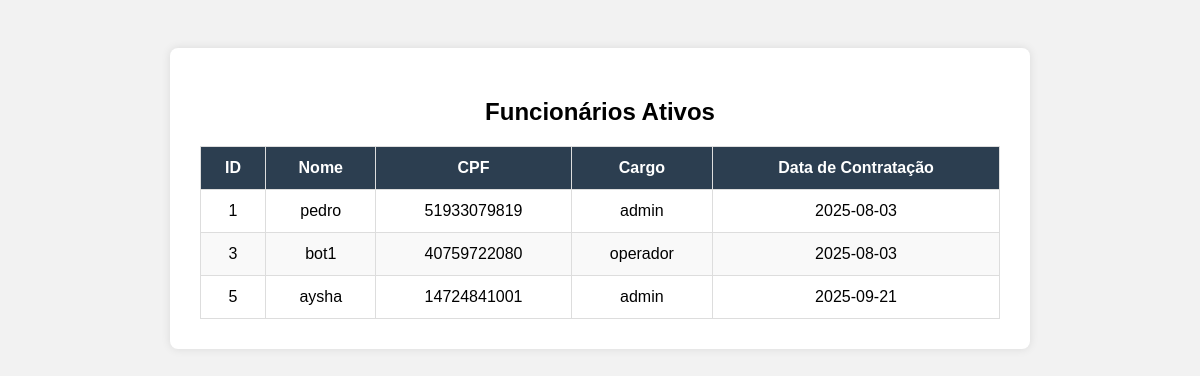
Screenshot of /listar with the database file from the repository.
### tables this page shows
CREATE TABLE funcionario (
                id INTEGER PRIMARY KEY AUTOINCREMENT,
                nome TEXT NOT NULL,
                cpf TEXT NOT NULL UNIQUE,
                cargo TEXT NOT NULL,
                senha_hash TEXT NOT NULL,
                data_contratacao DATE NOT NULL,
                ativo INTEGER
            );

### app/app.py (the view)
@app.route('/listar')
def listar():
    conn = get_connect()
    cursor = conn.cursor()
    cursor.execute('SELECT * FROM funcionario WHERE ativo = 1')
    funcionarios = cursor.fetchall()
    conn.close()
    return render_template('listar_funcionario.html', funcionarios=funcionarios)

### app/database/db.py (called while the page is built)
def get_connect():
    conn = sqlite3.connect('funcionarios.db', timeout=10)
    conn.row_factory = sqlite3.Row
    return conn

### app/templates/listar_funcionario.html (shortened to what this page needs)
<!DOCTYPE html>
<html lang="pt-BR">
<head>
</head>
<body>
<div class="container">
    <h2>Funcionários Ativos</h2>
    <table>
        <thead>
            <tr>
                <th>ID</th>
                <th>Nome</th>
                <th>CPF</th>
                <th>Cargo</th>
                <th>Data de Contratação</th>
            </tr>
        </thead>
        <tbody>
            {% for f in funcionarios %}
            <tr>
                <td>{{ f['id'] }}</td>
                <td>{{ f['nome'] }}</td>
                <td>{{ f['cpf'] }}</td>
                <td>{{ f['cargo'] }}</td>
                <td>{{ f['data_contratacao'] }}</td>
            </tr>
            {% endfor %}
        </tbody>
    </table>
</div>
</body>
</html>

### app/templates/listar_funcionario.html (style rules this page uses)
body { font-family: Arial, sans-serif; background-color: #f2f2f2; padding: 40px; }
.container { background-color: white; max-width: 800px; margin: auto; padding: 30px; border-radius: 8px; box-shadow: 0 0 10px rgba(0,0,0,0.1); }
h2 { text-align: center; margin-bottom: 20px; }
table { width: 100%; border-collapse: collapse; margin-top: 20px; }
th, td { padding: 12px; border: 1px solid #ddd; text-align: center; }
th { background-color: #2c3e50; color: white; }
tr:nth-child(even) { background-color: #f9f9f9; }

### rows the page displays
funcionario: id "1", nome "pedro", cpf "51933079819", cargo "admin", data_contratacao "2025-08-03"
funcionario: id "3", nome "bot1", cpf "40759722080", cargo "operador", data_contratacao "2025-08-03"
funcionario: id "5", nome "aysha", cpf "14724841001", cargo "admin", data_contratacao "2025-09-21"
